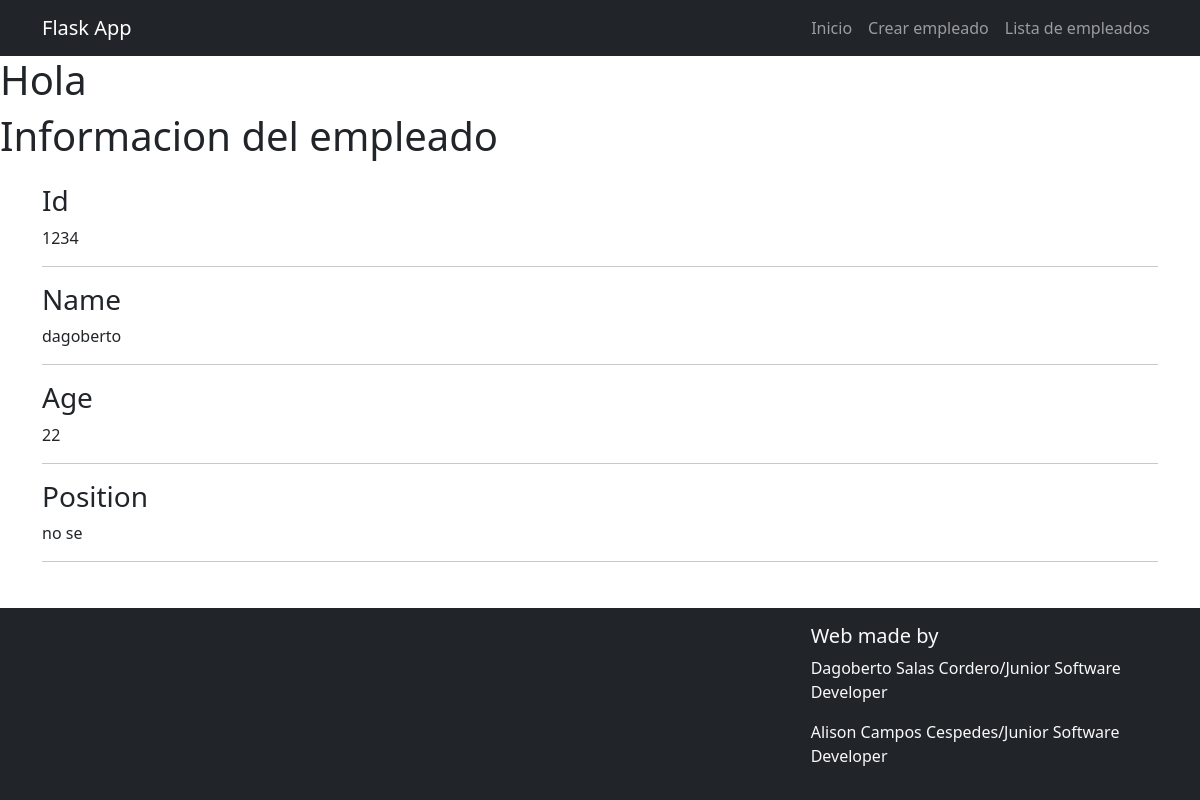
/empleados/1234, run on the app's committed database.
### models.py (models this page shows, shortened)
class EmpleadoModel(db.Model):
    __tablename__ = "Empleado"
    id = db.Column(db.Integer, primary_key=True)
    empleado_id = db.Column(db.Integer(), unique=True)
    nombre = db.Column(db.String())
    edad = db.Column(db.Integer())
    puesto = db.Column(db.String(80))

### app.py (the view)
@app.route('/empleados/<int:id>')
def verEmpleado(id):
    empleado = EmpleadoModel.query.filter_by(empleado_id=id).first()
    if empleado:
        return render_template('empleado.html', empleado=empleado)
    return f"Empleado con el id ={id} no existe"

### app.py (called while the page is built)
@app.before_request
def create_table():
    db.create_all()

### templates/empleado.html (shortened to what this page needs)
{% extends 'base.html' %}
{% block content %}
    <h1>Informacion del empleado</h1>
    <div class="container">
        <div class="row">
            <div class="col-12">
                <div class="card-body py-3">
                    <h3>Id</h3>
                    <p>{{empleado.empleado_id}}</p>
                    <hr>
                    <h3>Name</h3>
                    <p>{{empleado.nombre}}</p>
                    <hr>
                    <h3>Age</h3>
                    <p>{{empleado.edad}}</p>
                    <hr>
                    <h3>Position</h3>
                    <p>{{empleado.puesto}}</p>
                    <hr>
                </div>
            </div>
        </div>
    </div>
{% endblock %}

### data on the page
EmpleadoModel: empleado_id "1234", nombre "dagoberto", edad "22", puesto "no se"
